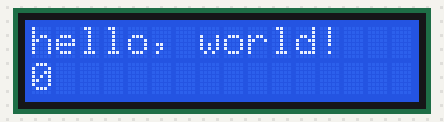
Bench run of a sketch on a simulated Arduino Uno, built with avr-gcc and run on an emulated ATmega328P. On the bench: 16×2 character LCD.

Above: at 0.1 s.
At 5.1 s:
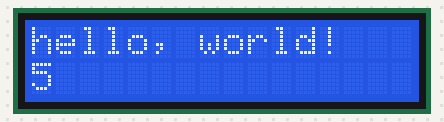
At 10.1 s:
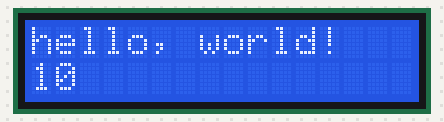
At 19.1 s:
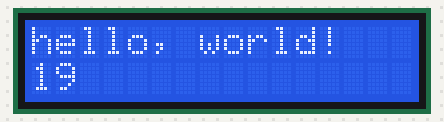
At 28.1 s:
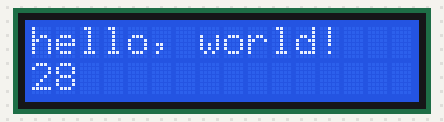
At 38.1 s:
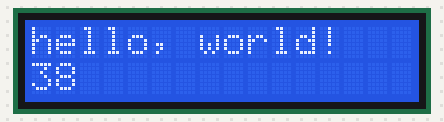

The sketch:

lcdbackpack.ino
```cpp
#include <LiquidCrystal_I2C.h> //Includes library for LCD and LCD backpack
LiquidCrystal_I2C lcd(0x27, 16, 2); //gives paramaters for LCD, 16 columns, 2 lines

void setup()
{
 lcd.init();  //initiates LCD
 lcd.backlight(); //turns on backlight
 lcd.print("hello, world!"); //prints words to LCD
}
void loop()
{
 lcd.setCursor(0, 1); //sets cursor on second line
 lcd.print(millis() / 1000); //prints seconds since program began
 delay(100);
}
```

Measured:
- what the display in image 1 shows lasts 1.0 s, from 5.1 s to 6.1 s
